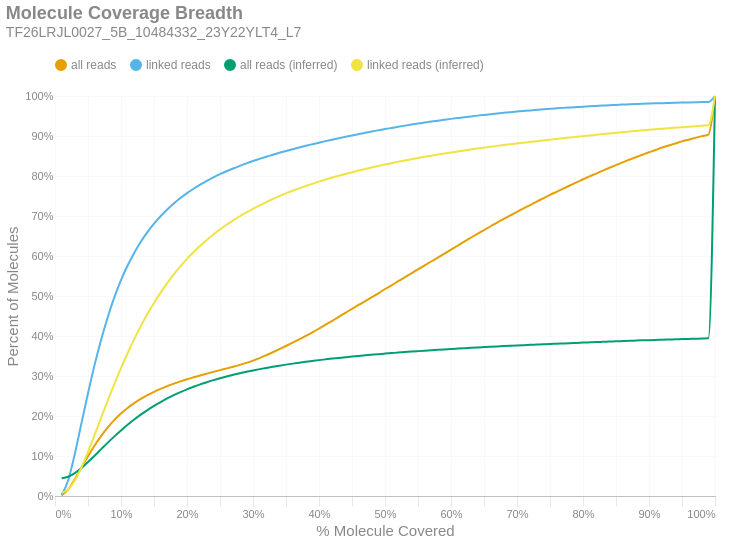

Source (notebook cell):
### Markdown cell above
### Molecule Read Coverage
This chart shows molecule coverage breadth as computed by the number of bases aligned to that molecule. In other words, "*how much of each unique long molecule is actually sequenced/aligned?*" Keep in mind there is a distinction between sequences and alignments, since some sequences belonging to a particular molecule may not align well and wouldn't appear in the alignment data. This chart also shows molecule coverage breadth as computed by the *inferred fragment* from which the aligned sequences originate. Unlike read coverage, this calculation takes into account the total insert size, including unsequenced gaps between the forward and reverse reads. Like the previous figures, these are cumulative percents.

### Code cell
if SKIPLR:
    print_html(f"Skipped")
else:
    binned_df = consolidated_hist(valids['coverage_bp'], mask, 0.01, True)
    binned_df_inf = consolidated_hist(valids['coverage_inserts'], mask, 0.01, True)
    binned_df = binned_df.with_columns(pl.lit(binned_df_inf['all reads (cumsum)']).alias('all reads (inferred)'))
    binned_df = binned_df.with_columns(pl.lit(binned_df_inf['linked reads (cumsum)']).alias('linked reads (inferred)'))
    binned_df = binned_df.with_columns(
        (pl.col('bin').cast(pl.Float64) + 0.01).alias('right_edge')
    )

    with SafeRender(binned_df):
        (
            density_plot(binned_df, 'Molecule Coverage Breadth', samplename, 'molcov', ['all reads (inferred)','linked reads (inferred)'])
            .encode(
                #x=alt.X('bin:Q', title="% Molecule Covered").axis(format = '%').scale(padding=0),
                x=alt.X('right_edge:Q', title="% Molecule Covered").axis(format='%').scale(padding=0),
                y=alt.Y('value:Q', title='Percent of Molecules')
                    .axis(format='%')
                    .stack(False)
                    .scale(domainMin=0, padding=0),
                color=alt.Color("key:N").scale(domain = ["all reads", "linked reads", "all reads (inferred)", "linked reads (inferred)"]),
                tooltip = [
                    alt.Tooltip("key:N", title = "Data Type"),
                    alt.Tooltip("range_label:N", title="% Molecule Covered"),
                    alt.Tooltip("value:Q", format = ".2%", title="% Molecules")
                ]
            )
        ).display()

### Figure 1 — Vega-Lite specification as saved in the notebook (floating-point values rounded to 4 significant figures)
{"width": "container", "height": 400, "config": {"title": {"anchor": "start", "dy": -15, "fontSize": 18, "color": "#888888", "subtitleColor": "#888888", "subtitleFontSize": 14}, "arc": {"fill": "#0072B2"}, "axis": {"domainColor": "#888888", "domainWidth": 0.5, "gridWidth": 0.2, "grid": false, "titleFontWeight": 400, "titleFontSize": 15, "labelFontSize": 11, "labelColor": "#888888", "tickColor": "#888888", "tickWidth": 0.2, "titleColor": "#888888"}, "axisBand": {"grid": false}, "axisX": {"grid": true, "tickSize": 10, "domainCap": "round"}, "axisY": {"domain": false, "grid": true, "tickSize": 0, "domainCap": "round"}, "background": "transparent", "header": {"labelFontSize": 15, "labelColor": "#888888", "titleFontSize": 15, "titleFontWeight": 600, "titleColor": "#888888"}, "legend": {"labelFont": "sans-serif", "labelFontSize": 12, "labelColor": "#888888", "symbolSize": 100, "symbolType": "circle", "titleFontSize": 12, "titlePadding": 10, "titleColor": "#888888", "title": null, "orient": "top"}, "range": {"category": ["#E69F00", "#56B4E9", "#009E73", "#F0E442", "#0072B2", "#D55E00", "#CC79A7", "#000000"], "diverging": ["#cfe8f3", "#a2d4ec", "#73bfe2", "#46abdb", "#1696d2", "#12719e"]}, "area": {"fill": "#0072B2", "fillOpacity": 0.7, "line": true, "strokeOpacity": 0.7}, "line": {"color": "#0072B2", "stroke": "#0072B2", "strokeWidth": 2}, "trail": {"color": "#0072B2", "stroke": "#0072B2", "strokeWidth": 0, "size": 1}, "point": {"filled": true, "fillOpacity": 1.0, "size": 95}, "text": {"color": "#888888", "fontSize": 11, "align": "right", "fontWeight": 400, "size": 11}, "bar": {"fill": "#0072B2", "stroke": null}, "view": {"stroke": null, "continuousWidth": 660, "continuousHeight": 400}}, "data": {"name": "data-abf1a4dc277be61f595742b8a42c4460"}, "mark": {"type": "line", "interpolate": "monotone", "point": {"opacity": 0, "size": 275}}, "encoding": {"color": {"field": "key", "scale": {"domain": ["all reads", "linked reads", "all reads (inferred)", "linked reads (inferred)"]}, "type": "nominal"}, "tooltip": [{"field": "key", "title": "Data Type", "type": "nominal"}, {"field": "range_label", "title": "% Molecule Covered", "type": "nominal"}, {"field": "value", "format": ".2%", "title": "% Molecules", "type": "quantitative"}], "x": {"axis": {"format": "%"}, "field": "right_edge", "scale": {"padding": 0}, "title": "% Molecule Covered", "type": "quantitative"}, "y": {"axis": {"format": "%"}, "field": "value", "scale": {"domainMin": 0, "padding": 0}, "stack": false, "title": "Percent of Molecules", "type": "quantitative"}}, "params": [{"name": "param_c36ac31b6afebe62", "select": {"type": "point", "fields": ["key"]}, "bind": "legend"}], "title": {"text": "Molecule Coverage Breadth", "subtitle": "TF26LRJL0027_5B_10484332_23Y22YLT4_L7"}, "transform": [{"fold": ["all reads (cumsum)", "linked reads (cumsum)", "all reads (inferred)", "linked reads (inferred)"]}, {"calculate": "replace(datum.key, ' (cumsum)', '')", "as": "key"}, {"filter": {"param": "param_c36ac31b6afebe62"}}], "usermeta": {"embedOptions": {"downloadFileName": "TF26LRJL0027_5B_10484332_23Y22YLT4_L7.molcov"}}, "$schema": "https://vega.github.io/schema/vega-lite/v6.4.1.json", "datasets": {"data-abf1a4dc277be61f595742b8a42c4460": [{"bin": "0.0", "interval": "0.0-0.01", "all reads": 0.001291, "linked reads": 0.002393, "all reads (cumsum)": 0.001291, "linked reads (cumsum)": 0.002393, "range_label": "0.0-0.01", "all reads (inferred)": 0.04434, "linked reads (inferred)": 0.008177, "right_edge": 0.01}, {"bin": "0.01", "interval": "0.01-0.02", "all reads": 0.01505, "linked reads": 0.03692, "all reads (cumsum)": 0.01634, "linked reads (cumsum)": 0.03931, "range_label": "0.01-0.02", "all reads (inferred)": 0.04819, "linked reads (inferred)": 0.01657, "right_edge": 0.02}, {"bin": "0.02", "interval": "0.02-0.03", "all reads": 0.02564, "linked reads": 0.06586, "all reads (cumsum)": 0.04198, "linked reads (cumsum)": 0.1052, "range_label": "0.02-0.03", "all reads (inferred)": 0.05719, "linked reads (inferred)": 0.03891, "right_edge": 0.03}, {"bin": "0.03", "interval": "0.03-0.04", "all reads": 0.02893, "linked reads": 0.07593, "all reads (cumsum)": 0.07091, "linked reads (cumsum)": 0.1811, "range_label": "0.03-0.04", "all reads (inferred)": 0.06985, "linked reads (inferred)": 0.07149, "right_edge": 0.04}, {"bin": "0.04", "interval": "0.04-0.05", "all reads": 0.02872, "linked reads": 0.07578, "all reads (cumsum)": 0.09964, "linked reads (cumsum)": 0.2569, "range_label": "0.04-0.05", "all reads (inferred)": 0.08488, "linked reads (inferred)": 0.1107, "right_edge": 0.05}, {"bin": "0.05", "interval": "0.05-0.06", "all reads": 0.02679, "linked reads": 0.07096, "all reads (cumsum)": 0.1264, "linked reads (cumsum)": 0.3278, "range_label": "0.05-0.06", "all reads (inferred)": 0.1008, "linked reads (inferred)": 0.1527, "right_edge": 0.06}, {"bin": "0.06", "interval": "0.06-0.07", "all reads": 0.02392, "linked reads": 0.06339, "all reads (cumsum)": 0.1503, "linked reads (cumsum)": 0.3912, "range_label": "0.06-0.07", "all reads (inferred)": 0.1172, "linked reads (inferred)": 0.1958, "right_edge": 0.07}, {"bin": "0.07", "interval": "0.07-0.08", "all reads": 0.0213, "linked reads": 0.05645, "all reads (cumsum)": 0.1716, "linked reads (cumsum)": 0.4477, "range_label": "0.07-0.08", "all reads (inferred)": 0.1334, "linked reads (inferred)": 0.2388, "right_edge": 0.08}, {"bin": "0.08", "interval": "0.08-0.09", "all reads": 0.01862, "linked reads": 0.04937, "all reads (cumsum)": 0.1903, "linked reads (cumsum)": 0.4971, "range_label": "0.08-0.09", "all reads (inferred)": 0.1491, "linked reads (inferred)": 0.2804, "right_edge": 0.09}, {"bin": "0.09", "interval": "0.09-0.1", "all reads": 0.01611, "linked reads": 0.04267, "all reads (cumsum)": 0.2064, "linked reads (cumsum)": 0.5397, "range_label": "0.09-0.1", "all reads (inferred)": 0.1639, "linked reads (inferred)": 0.3197, "right_edge": 0.1}, {"bin": "0.1", "interval": "0.1-0.11", "all reads": 0.01382, "linked reads": 0.03644, "all reads (cumsum)": 0.2202, "linked reads (cumsum)": 0.5762, "range_label": "0.1-0.11", "all reads (inferred)": 0.1779, "linked reads (inferred)": 0.3569, "right_edge": 0.11}, {"bin": "0.11", "interval": "0.11-0.12", "all reads": 0.01197, "linked reads": 0.03143, "all reads (cumsum)": 0.2322, "linked reads (cumsum)": 0.6076, "range_label": "0.11-0.12", "all reads (inferred)": 0.1911, "linked reads (inferred)": 0.3921, "right_edge": 0.12}, {"bin": "0.12", "interval": "0.12-0.13", "all reads": 0.01065, "linked reads": 0.02781, "all reads (cumsum)": 0.2428, "linked reads (cumsum)": 0.6354, "range_label": "0.12-0.13", "all reads (inferred)": 0.2034, "linked reads (inferred)": 0.4246, "right_edge": 0.13}, {"bin": "0.13", "interval": "0.13-0.14", "all reads": 0.00935, "linked reads": 0.02412, "all reads (cumsum)": 0.2522, "linked reads (cumsum)": 0.6595, "range_label": "0.13-0.14", "all reads (inferred)": 0.2147, "linked reads (inferred)": 0.4548, "right_edge": 0.14}, {"bin": "0.14", "interval": "0.14-0.15", "all reads": 0.008342, "linked reads": 0.02133, "all reads (cumsum)": 0.2605, "linked reads (cumsum)": 0.6809, "range_label": "0.14-0.15", "all reads (inferred)": 0.2252, "linked reads (inferred)": 0.4827, "right_edge": 0.15}, {"bin": "0.15", "interval": "0.15-0.16", "all reads": 0.00741, "linked reads": 0.01865, "all reads (cumsum)": 0.2679, "linked reads (cumsum)": 0.6995, "range_label": "0.15-0.16", "all reads (inferred)": 0.235, "linked reads (inferred)": 0.5085, "right_edge": 0.16}, {"bin": "0.16", "interval": "0.16-0.17", "all reads": 0.006738, "linked reads": 0.01676, "all reads (cumsum)": 0.2747, "linked reads (cumsum)": 0.7163, "range_label": "0.16-0.17", "all reads (inferred)": 0.2438, "linked reads (inferred)": 0.532, "right_edge": 0.17}, {"bin": "0.17", "interval": "0.17-0.18", "all reads": 0.006209, "linked reads": 0.0151, "all reads (cumsum)": 0.2809, "linked reads (cumsum)": 0.7314, "range_label": "0.17-0.18", "all reads (inferred)": 0.2521, "linked reads (inferred)": 0.554, "right_edge": 0.18}, {"bin": "0.18", "interval": "0.18-0.19", "all reads": 0.005675, "linked reads": 0.01348, "all reads (cumsum)": 0.2865, "linked reads (cumsum)": 0.7448, "range_label": "0.18-0.19", "all reads (inferred)": 0.2596, "linked reads (inferred)": 0.5741, "right_edge": 0.19}, {"bin": "0.19", "interval": "0.19-0.2", "all reads": 0.005313, "linked reads": 0.01229, "all reads (cumsum)": 0.2919, "linked reads (cumsum)": 0.7571, "range_label": "0.19-0.2", "all reads (inferred)": 0.2666, "linked reads (inferred)": 0.5927, "right_edge": 0.2}, {"bin": "0.2", "interval": "0.2-0.21", "all reads": 0.00484, "linked reads": 0.01096, "all reads (cumsum)": 0.2967, "linked reads (cumsum)": 0.7681, "range_label": "0.2-0.21", "all reads (inferred)": 0.273, "linked reads (inferred)": 0.6098, "right_edge": 0.21}, {"bin": "0.21", "interval": "0.21-0.22", "all reads": 0.004673, "linked reads": 0.01015, "all reads (cumsum)": 0.3014, "linked reads (cumsum)": 0.7782, "range_label": "0.21-0.22", "all reads (inferred)": 0.279, "linked reads (inferred)": 0.6255, "right_edge": 0.22}, {"bin": "0.22", "interval": "0.22-0.23", "all reads": 0.004524, "linked reads": 0.009385, "all reads (cumsum)": 0.3059, "linked reads (cumsum)": 0.7876, "range_label": "0.22-0.23", "all reads (inferred)": 0.2845, "linked reads (inferred)": 0.6401, "right_edge": 0.23}, {"bin": "0.23", "interval": "0.23-0.24", "all reads": 0.004457, "linked reads": 0.008754, "all reads (cumsum)": 0.3104, "linked reads (cumsum)": 0.7964, "range_label": "0.23-0.24", "all reads (inferred)": 0.2896, "linked reads (inferred)": 0.6537, "right_edge": 0.24}, {"bin": "0.24", "interval": "0.24-0.25", "all reads": 0.004344, "linked reads": 0.008079, "all reads (cumsum)": 0.3147, "linked reads (cumsum)": 0.8045, "range_label": "0.24-0.25", "all reads (inferred)": 0.2944, "linked reads (inferred)": 0.6664, "right_edge": 0.25}, {"bin": "0.25", "interval": "0.25-0.26", "all reads": 0.004182, "linked reads": 0.007399, "all reads (cumsum)": 0.3189, "linked reads (cumsum)": 0.8119, "range_label": "0.25-0.26", "all reads (inferred)": 0.2988, "linked reads (inferred)": 0.6781, "right_edge": 0.26}, {"bin": "0.26", "interval": "0.26-0.27", "all reads": 0.004327, "linked reads": 0.006903, "all reads (cumsum)": 0.3232, "linked reads (cumsum)": 0.8188, "range_label": "0.26-0.27", "all reads (inferred)": 0.303, "linked reads (inferred)": 0.6892, "right_edge": 0.27}, {"bin": "0.27", "interval": "0.27-0.28", "all reads": 0.004635, "linked reads": 0.006618, "all reads (cumsum)": 0.3278, "linked reads (cumsum)": 0.8254, "range_label": "0.27-0.28", "all reads (inferred)": 0.3068, "linked reads (inferred)": 0.6994, "right_edge": 0.28}, {"bin": "0.28", "interval": "0.28-0.29", "all reads": 0.004985, "linked reads": 0.006167, "all reads (cumsum)": 0.3328, "linked reads (cumsum)": 0.8315, "range_label": "0.28-0.29", "all reads (inferred)": 0.3105, "linked reads (inferred)": 0.709, "right_edge": 0.29}, {"bin": "0.29", "interval": "0.29-0.3", "all reads": 0.005676, "linked reads": 0.005809, "all reads (cumsum)": 0.3385, "linked reads (cumsum)": 0.8374, "range_label": "0.29-0.3", "all reads (inferred)": 0.3139, "linked reads (inferred)": 0.7181, "right_edge": 0.3}, {"bin": "0.3", "interval": "0.3-0.31", "all reads": 0.006362, "linked reads": 0.005521, "all reads (cumsum)": 0.3449, "linked reads (cumsum)": 0.8429, "range_label": "0.3-0.31", "all reads (inferred)": 0.3172, "linked reads (inferred)": 0.7268, "right_edge": 0.31}, {"bin": "0.31", "interval": "0.31-0.32", "all reads": 0.007082, "linked reads": 0.00539, "all reads (cumsum)": 0.3519, "linked reads (cumsum)": 0.8483, "range_label": "0.31-0.32", "all reads (inferred)": 0.3203, "linked reads (inferred)": 0.7349, "right_edge": 0.32}, {"bin": "0.32", "interval": "0.32-0.33", "all reads": 0.007397, "linked reads": 0.004871, "all reads (cumsum)": 0.3593, "linked reads (cumsum)": 0.8531, "range_label": "0.32-0.33", "all reads (inferred)": 0.3231, "linked reads (inferred)": 0.7424, "right_edge": 0.33}, {"bin": "0.33", "interval": "0.33-0.34", "all reads": 0.007714, "linked reads": 0.004843, "all reads (cumsum)": 0.3671, "linked reads (cumsum)": 0.858, "range_label": "0.33-0.34", "all reads (inferred)": 0.3259, "linked reads (inferred)": 0.7497, "right_edge": 0.34}, {"bin": "0.34", "interval": "0.34-0.35", "all reads": 0.007999, "linked reads": 0.004652, "all reads (cumsum)": 0.3751, "linked reads (cumsum)": 0.8626, "range_label": "0.34-0.35", "all reads (inferred)": 0.3285, "linked reads (inferred)": 0.7565, "right_edge": 0.35}, {"bin": "0.35", "interval": "0.35-0.36", "all reads": 0.008203, "linked reads": 0.004432, "all reads (cumsum)": 0.3833, "linked reads (cumsum)": 0.8671, "range_label": "0.35-0.36", "all reads (inferred)": 0.3309, "linked reads (inferred)": 0.763, "right_edge": 0.36}, {"bin": "0.36", "interval": "0.36-0.37", "all reads": 0.008456, "linked reads": 0.0043, "all reads (cumsum)": 0.3917, "linked reads (cumsum)": 0.8714, "range_label": "0.36-0.37", "all reads (inferred)": 0.3333, "linked reads (inferred)": 0.7692, "right_edge": 0.37}, {"bin": "0.37", "interval": "0.37-0.38", "all reads": 0.008659, "linked reads": 0.0041, "all reads (cumsum)": 0.4004, "linked reads (cumsum)": 0.8755, "range_label": "0.37-0.38", "all reads (inferred)": 0.3355, "linked reads (inferred)": 0.775, "right_edge": 0.38}, {"bin": "0.38", "interval": "0.38-0.39", "all reads": 0.008873, "linked reads": 0.003944, "all reads (cumsum)": 0.4092, "linked reads (cumsum)": 0.8794, "range_label": "0.38-0.39", "all reads (inferred)": 0.3376, "linked reads (inferred)": 0.7806, "right_edge": 0.39}, {"bin": "0.39", "interval": "0.39-0.4", "all reads": 0.009358, "linked reads": 0.003878, "all reads (cumsum)": 0.4186, "linked reads (cumsum)": 0.8833, "range_label": "0.39-0.4", "all reads (inferred)": 0.3397, "linked reads (inferred)": 0.786, "right_edge": 0.4}, {"bin": "0.4", "interval": "0.4-0.41", "all reads": 0.00955, "linked reads": 0.003843, "all reads (cumsum)": 0.4282, "linked reads (cumsum)": 0.8871, "range_label": "0.4-0.41", "all reads (inferred)": 0.3416, "linked reads (inferred)": 0.7911, "right_edge": 0.41}, {"bin": "0.41", "interval": "0.41-0.42", "all reads": 0.009786, "linked reads": 0.003688, "all reads (cumsum)": 0.4379, "linked reads (cumsum)": 0.8908, "range_label": "0.41-0.42", "all reads (inferred)": 0.3435, "linked reads (inferred)": 0.796, "right_edge": 0.42}, {"bin": "0.42", "interval": "0.42-0.43", "all reads": 0.01006, "linked reads": 0.003663, "all reads (cumsum)": 0.448, "linked reads (cumsum)": 0.8945, "range_label": "0.42-0.43", "all reads (inferred)": 0.3453, "linked reads (inferred)": 0.8007, "right_edge": 0.43}, {"bin": "0.43", "interval": "0.43-0.44", "all reads": 0.009843, "linked reads": 0.003446, "all reads (cumsum)": 0.4578, "linked reads (cumsum)": 0.8979, "range_label": "0.43-0.44", "all reads (inferred)": 0.347, "linked reads (inferred)": 0.8052, "right_edge": 0.44}, {"bin": "0.44", "interval": "0.44-0.45", "all reads": 0.009988, "linked reads": 0.003509, "all reads (cumsum)": 0.4678, "linked reads (cumsum)": 0.9014, "range_label": "0.44-0.45", "all reads (inferred)": 0.3486, "linked reads (inferred)": 0.8095, "right_edge": 0.45}, {"bin": "0.45", "interval": "0.45-0.46", "all reads": 0.009764, "linked reads": 0.003307, "all reads (cumsum)": 0.4776, "linked reads (cumsum)": 0.9047, "range_label": "0.45-0.46", "all reads (inferred)": 0.3502, "linked reads (inferred)": 0.8136, "right_edge": 0.46}, {"bin": "0.46", "interval": "0.46-0.47", "all reads": 0.009617, "linked reads": 0.003211, "all reads (cumsum)": 0.4872, "linked reads (cumsum)": 0.908, "range_label": "0.46-0.47", "all reads (inferred)": 0.3517, "linked reads (inferred)": 0.8177, "right_edge": 0.47}, {"bin": "0.47", "interval": "0.47-0.48", "all reads": 0.009955, "linked reads": 0.003277, "all reads (cumsum)": 0.4972, "linked reads (cumsum)": 0.9112, "range_label": "0.47-0.48", "all reads (inferred)": 0.3532, "linked reads (inferred)": 0.8215, "right_edge": 0.48}, {"bin": "0.48", "interval": "0.48-0.49", "all reads": 0.009652, "linked reads": 0.003079, "all reads (cumsum)": 0.5068, "linked reads (cumsum)": 0.9143, "range_label": "0.48-0.49", "all reads (inferred)": 0.3546, "linked reads (inferred)": 0.8252, "right_edge": 0.49}, {"bin": "0.49", "interval": "0.49-0.5", "all reads": 0.0107, "linked reads": 0.003057, "all reads (cumsum)": 0.5175, "linked reads (cumsum)": 0.9174, "range_label": "0.49-0.5", "all reads (inferred)": 0.3559, "linked reads (inferred)": 0.8287, "right_edge": 0.5}, {"bin": "0.5", "interval": "0.5-0.51", "all reads": 0.00923, "linked reads": 0.002835, "all reads (cumsum)": 0.5267, "linked reads (cumsum)": 0.9202, "range_label": "0.5-0.51", "all reads (inferred)": 0.3572, "linked reads (inferred)": 0.8321, "right_edge": 0.51}, {"bin": "0.51", "interval": "0.51-0.52", "all reads": 0.01021, "linked reads": 0.002889, "all reads (cumsum)": 0.537, "linked reads (cumsum)": 0.9231, "range_label": "0.51-0.52", "all reads (inferred)": 0.3585, "linked reads (inferred)": 0.8355, "right_edge": 0.52}, {"bin": "0.52", "interval": "0.52-0.53", "all reads": 0.009799, "linked reads": 0.002722, "all reads (cumsum)": 0.5468, "linked reads (cumsum)": 0.9258, "range_label": "0.52-0.53", "all reads (inferred)": 0.3598, "linked reads (inferred)": 0.8388, "right_edge": 0.53}, {"bin": "0.53", "interval": "0.53-0.54", "all reads": 0.01003, "linked reads": 0.002674, "all reads (cumsum)": 0.5568, "linked reads (cumsum)": 0.9285, "range_label": "0.53-0.54", "all reads (inferred)": 0.361, "linked reads (inferred)": 0.842, "right_edge": 0.54}, {"bin": "0.54", "interval": "0.54-0.55", "all reads": 0.009716, "linked reads": 0.00257, "all reads (cumsum)": 0.5665, "linked reads (cumsum)": 0.9311, "range_label": "0.54-0.55", "all reads (inferred)": 0.3622, "linked reads (inferred)": 0.845, "right_edge": 0.55}, {"bin": "0.55", "interval": "0.55-0.56", "all reads": 0.00994, "linked reads": 0.002485, "all reads (cumsum)": 0.5764, "linked reads (cumsum)": 0.9335, "range_label": "0.55-0.56", "all reads (inferred)": 0.3633, "linked reads (inferred)": 0.8479, "right_edge": 0.56}, {"bin": "0.56", "interval": "0.56-0.57", "all reads": 0.009784, "linked reads": 0.002481, "all reads (cumsum)": 0.5862, "linked reads (cumsum)": 0.936, "range_label": "0.56-0.57", "all reads (inferred)": 0.3644, "linked reads (inferred)": 0.8508, "right_edge": 0.57}, {"bin": "0.57", "interval": "0.57-0.58", "all reads": 0.009664, "linked reads": 0.002369, "all reads (cumsum)": 0.5959, "linked reads (cumsum)": 0.9384, "range_label": "0.57-0.58", "all reads (inferred)": 0.3655, "linked reads (inferred)": 0.8536, "right_edge": 0.58}, {"bin": "0.58", "interval": "0.58-0.59", "all reads": 0.00989, "linked reads": 0.00227, "all reads (cumsum)": 0.6058, "linked reads (cumsum)": 0.9407, "range_label": "0.58-0.59", "all reads (inferred)": 0.3665, "linked reads (inferred)": 0.8563, "right_edge": 0.59}, {"bin": "0.59", "interval": "0.59-0.6", "all reads": 0.01008, "linked reads": 0.00216, "all reads (cumsum)": 0.6159, "linked reads (cumsum)": 0.9428, "range_label": "0.59-0.6", "all reads (inferred)": 0.3675, "linked reads (inferred)": 0.8589, "right_edge": 0.6}, {"bin": "0.6", "interval": "0.6-0.61", "all reads": 0.00978, "linked reads": 0.002105, "all reads (cumsum)": 0.6256, "linked reads (cumsum)": 0.9449, "range_label": "0.6-0.61", "all reads (inferred)": 0.3685, "linked reads (inferred)": 0.8614, "right_edge": 0.61}, {"bin": "0.61", "interval": "0.61-0.62", "all reads": 0.01019, "linked reads": 0.002078, "all reads (cumsum)": 0.6358, "linked reads (cumsum)": 0.947, "range_label": "0.61-0.62", "all reads (inferred)": 0.3695, "linked reads (inferred)": 0.8639, "right_edge": 0.62}, {"bin": "0.62", "interval": "0.62-0.63", "all reads": 0.009824, "linked reads": 0.002018, "all reads (cumsum)": 0.6456, "linked reads (cumsum)": 0.949, "range_label": "0.62-0.63", "all reads (inferred)": 0.3704, "linked reads (inferred)": 0.8663, "right_edge": 0.63}, {"bin": "0.63", "interval": "0.63-0.64", "all reads": 0.009653, "linked reads": 0.001908, "all reads (cumsum)": 0.6553, "linked reads (cumsum)": 0.9509, "range_label": "0.63-0.64", "all reads (inferred)": 0.3714, "linked reads (inferred)": 0.8687, "right_edge": 0.64}, {"bin": "0.64", "interval": "0.64-0.65", "all reads": 0.009436, "linked reads": 0.001842, "all reads (cumsum)": 0.6647, "linked reads (cumsum)": 0.9528, "range_label": "0.64-0.65", "all reads (inferred)": 0.3722, "linked reads (inferred)": 0.871, "right_edge": 0.65}, {"bin": "0.65", "interval": "0.65-0.66", "all reads": 0.009629, "linked reads": 0.001833, "all reads (cumsum)": 0.6744, "linked reads (cumsum)": 0.9546, "range_label": "0.65-0.66", "all reads (inferred)": 0.3731, "linked reads (inferred)": 0.8732, "right_edge": 0.66}, {"bin": "0.66", "interval": "0.66-0.67", "all reads": 0.009187, "linked reads": 0.001689, "all reads (cumsum)": 0.6836, "linked reads (cumsum)": 0.9563, "range_label": "0.66-0.67", "all reads (inferred)": 0.3739, "linked reads (inferred)": 0.8753, "right_edge": 0.67}, {"bin": "0.67", "interval": "0.67-0.68", "all reads": 0.009226, "linked reads": 0.001709, "all reads (cumsum)": 0.6928, "linked reads (cumsum)": 0.958, "range_label": "0.67-0.68", "all reads (inferred)": 0.3748, "linked reads (inferred)": 0.8774, "right_edge": 0.68}, {"bin": "0.68", "interval": "0.68-0.69", "all reads": 0.008907, "linked reads": 0.001554, "all reads (cumsum)": 0.7017, "linked reads (cumsum)": 0.9596, "range_label": "0.68-0.69", "all reads (inferred)": 0.3756, "linked reads (inferred)": 0.8794, "right_edge": 0.69}, {"bin": "0.69", "interval": "0.69-0.7", "all reads": 0.008869, "linked reads": 0.001509, "all reads (cumsum)": 0.7106, "linked reads (cumsum)": 0.9611, "range_label": "0.69-0.7", "all reads (inferred)": 0.3763, "linked reads (inferred)": 0.8814, "right_edge": 0.7}, {"bin": "0.7", "interval": "0.7-0.71", "all reads": 0.008462, "linked reads": 0.001485, "all reads (cumsum)": 0.719, "linked reads (cumsum)": 0.9625, "range_label": "0.7-0.71", "all reads (inferred)": 0.3771, "linked reads (inferred)": 0.8834, "right_edge": 0.71}, {"bin": "0.71", "interval": "0.71-0.72", "all reads": 0.008361, "linked reads": 0.001476, "all reads (cumsum)": 0.7274, "linked reads (cumsum)": 0.964, "range_label": "0.71-0.72", "all reads (inferred)": 0.3778, "linked reads (inferred)": 0.8853, "right_edge": 0.72}, {"bin": "0.72", "interval": "0.72-0.73", "all reads": 0.008633, "linked reads": 0.001353, "all reads (cumsum)": 0.736, "linked reads (cumsum)": 0.9654, "range_label": "0.72-0.73", "all reads (inferred)": 0.3786, "linked reads (inferred)": 0.8871, "right_edge": 0.73}, {"bin": "0.73", "interval": "0.73-0.74", "all reads": 0.008209, "linked reads": 0.001324, "all reads (cumsum)": 0.7442, "linked reads (cumsum)": 0.9667, "range_label": "0.73-0.74", "all reads (inferred)": 0.3793, "linked reads (inferred)": 0.889, "right_edge": 0.74}, {"bin": "0.74", "interval": "0.74-0.75", "all reads": 0.008414, "linked reads": 0.001225, "all reads (cumsum)": 0.7526, "linked reads (cumsum)": 0.9679, "range_label": "0.74-0.75", "all reads (inferred)": 0.38, "linked reads (inferred)": 0.8909, "right_edge": 0.75}, {"bin": "0.75", "interval": "0.75-0.76", "all reads": 0.007889, "linked reads": 0.001242, "all reads (cumsum)": 0.7605, "linked reads (cumsum)": 0.9692, "range_label": "0.75-0.76", "all reads (inferred)": 0.3807, "linked reads (inferred)": 0.8926, "right_edge": 0.76}, {"bin": "0.76", "interval": "0.76-0.77", "all reads": 0.007996, "linked reads": 0.00114, "all reads (cumsum)": 0.7685, "linked reads (cumsum)": 0.9703, "range_label": "0.76-0.77", "all reads (inferred)": 0.3814, "linked reads (inferred)": 0.8945, "right_edge": 0.77}, {"bin": "0.77", "interval": "0.77-0.78", "all reads": 0.007762, "linked reads": 0.001055, "all reads (cumsum)": 0.7763, "linked reads (cumsum)": 0.9714, "range_label": "0.77-0.78", "all reads (inferred)": 0.3821, "linked reads (inferred)": 0.8962, "right_edge": 0.78}, {"bin": "0.78", "interval": "0.78-0.79", "all reads": 0.007607, "linked reads": 0.001035, "all reads (cumsum)": 0.7839, "linked reads (cumsum)": 0.9724, "range_label": "0.78-0.79", "all reads (inferred)": 0.3828, "linked reads (inferred)": 0.8979, "right_edge": 0.79}, {"bin": "0.79", "interval": "0.79-0.8", "all reads": 0.007937, "linked reads": 0.001031, "all reads (cumsum)": 0.7918, "linked reads (cumsum)": 0.9734, "range_label": "0.79-0.8", "all reads (inferred)": 0.3835, "linked reads (inferred)": 0.8997, "right_edge": 0.8}, {"bin": "0.8", "interval": "0.8-0.81", "all reads": 0.007169, "linked reads": 0.0009468, "all reads (cumsum)": 0.799, "linked reads (cumsum)": 0.9744, "range_label": "0.8-0.81", "all reads (inferred)": 0.3841, "linked reads (inferred)": 0.9014, "right_edge": 0.81}, {"bin": "0.81", "interval": "0.81-0.82", "all reads": 0.007105, "linked reads": 0.0008958, "all reads (cumsum)": 0.8061, "linked reads (cumsum)": 0.9753, "range_label": "0.81-0.82", "all reads (inferred)": 0.3848, "linked reads (inferred)": 0.9031, "right_edge": 0.82}, {"bin": "0.82", "interval": "0.82-0.83", "all reads": 0.007377, "linked reads": 0.0009, "all reads (cumsum)": 0.8135, "linked reads (cumsum)": 0.9762, "range_label": "0.82-0.83", "all reads (inferred)": 0.3855, "linked reads (inferred)": 0.9047, "right_edge": 0.83}, {"bin": "0.83", "interval": "0.83-0.84", "all reads": 0.007049, "linked reads": 0.0008773, "all reads (cumsum)": 0.8205, "linked reads (cumsum)": 0.977, "range_label": "0.83-0.84", "all reads (inferred)": 0.3861, "linked reads (inferred)": 0.9064, "right_edge": 0.84}, {"bin": "0.84", "interval": "0.84-0.85", "all reads": 0.006751, "linked reads": 0.0007451, "all reads (cumsum)": 0.8273, "linked reads (cumsum)": 0.9778, "range_label": "0.84-0.85", "all reads (inferred)": 0.3867, "linked reads (inferred)": 0.908, "right_edge": 0.85}, {"bin": "0.85", "interval": "0.85-0.86", "all reads": 0.006807, "linked reads": 0.0007677, "all reads (cumsum)": 0.8341, "linked reads (cumsum)": 0.9786, "range_label": "0.85-0.86", "all reads (inferred)": 0.3873, "linked reads (inferred)": 0.9095, "right_edge": 0.86}, {"bin": "0.86", "interval": "0.86-0.87", "all reads": 0.006443, "linked reads": 0.0006379, "all reads (cumsum)": 0.8405, "linked reads (cumsum)": 0.9792, "range_label": "0.86-0.87", "all reads (inferred)": 0.3879, "linked reads (inferred)": 0.9111, "right_edge": 0.87}, {"bin": "0.87", "interval": "0.87-0.88", "all reads": 0.00645, "linked reads": 0.0006555, "all reads (cumsum)": 0.847, "linked reads (cumsum)": 0.9799, "range_label": "0.87-0.88", "all reads (inferred)": 0.3885, "linked reads (inferred)": 0.9126, "right_edge": 0.88}, {"bin": "0.88", "interval": "0.88-0.89", "all reads": 0.006201, "linked reads": 0.0006547, "all reads (cumsum)": 0.8532, "linked reads (cumsum)": 0.9805, "range_label": "0.88-0.89", "all reads (inferred)": 0.3891, "linked reads (inferred)": 0.9141, "right_edge": 0.89}, {"bin": "0.89", "interval": "0.89-0.9", "all reads": 0.006213, "linked reads": 0.0005902, "all reads (cumsum)": 0.8594, "linked reads (cumsum)": 0.9811, "range_label": "0.89-0.9", "all reads (inferred)": 0.3897, "linked reads (inferred)": 0.9156, "right_edge": 0.9}, {"bin": "0.9", "interval": "0.9-0.91", "all reads": 0.005644, "linked reads": 0.0005349, "all reads (cumsum)": 0.865, "linked reads (cumsum)": 0.9816, "range_label": "0.9-0.91", "all reads (inferred)": 0.3902, "linked reads (inferred)": 0.917, "right_edge": 0.91}, {"bin": "0.91", "interval": "0.91-0.92", "all reads": 0.006146, "linked reads": 0.0005383, "all reads (cumsum)": 0.8712, "linked reads (cumsum)": 0.9822, "range_label": "0.91-0.92", "all reads (inferred)": 0.3907, "linked reads (inferred)": 0.9183, "right_edge": 0.92}, {"bin": "0.92", "interval": "0.92-0.93", "all reads": 0.004954, "linked reads": 0.0004939, "all reads (cumsum)": 0.8761, "linked reads (cumsum)": 0.9827, "range_label": "0.92-0.93", "all reads (inferred)": 0.3912, "linked reads (inferred)": 0.9196, "right_edge": 0.93}, {"bin": "0.93", "interval": "0.93-0.94", "all reads": 0.00525, "linked reads": 0.000473, "all reads (cumsum)": 0.8814, "linked reads (cumsum)": 0.9831, "range_label": "0.93-0.94", "all reads (inferred)": 0.3917, "linked reads (inferred)": 0.9208, "right_edge": 0.94}, {"bin": "0.94", "interval": "0.94-0.95", "all reads": 0.005255, "linked reads": 0.0004445, "all reads (cumsum)": 0.8866, "linked reads (cumsum)": 0.9836, "range_label": "0.94-0.95", "all reads (inferred)": 0.3922, "linked reads (inferred)": 0.9221, "right_edge": 0.95}, {"bin": "0.95", "interval": "0.95-0.96", "all reads": 0.004216, "linked reads": 0.0004303, "all reads (cumsum)": 0.8909, "linked reads (cumsum)": 0.984, "range_label": "0.95-0.96", "all reads (inferred)": 0.3927, "linked reads (inferred)": 0.9232, "right_edge": 0.96}, {"bin": "0.96", "interval": "0.96-0.97", "all reads": 0.004497, "linked reads": 0.0003859, "all reads (cumsum)": 0.8953, "linked reads (cumsum)": 0.9844, "range_label": "0.96-0.97", "all reads (inferred)": 0.3931, "linked reads (inferred)": 0.9245, "right_edge": 0.97}, {"bin": "0.97", "interval": "0.97-0.98", "all reads": 0.004302, "linked reads": 0.0003575, "all reads (cumsum)": 0.8997, "linked reads (cumsum)": 0.9848, "range_label": "0.97-0.98", "all reads (inferred)": 0.3936, "linked reads (inferred)": 0.9257, "right_edge": 0.98}, {"bin": "0.98", "interval": "0.98-0.99", "all reads": 0.003945, "linked reads": 0.0003817, "all reads (cumsum)": 0.9036, "linked reads (cumsum)": 0.9851, "range_label": "0.98-0.99", "all reads (inferred)": 0.3942, "linked reads (inferred)": 0.927, "right_edge": 0.99}, {"bin": "0.99", "interval": "0.99-1.0", "all reads": 0.0964, "linked reads": 0.01486, "all reads (cumsum)": 1.0, "linked reads (cumsum)": 1.0, "range_label": "0.99-1.0", "all reads (inferred)": 1.0, "linked reads (inferred)": 1.0, "right_edge": 1.0}]}}
